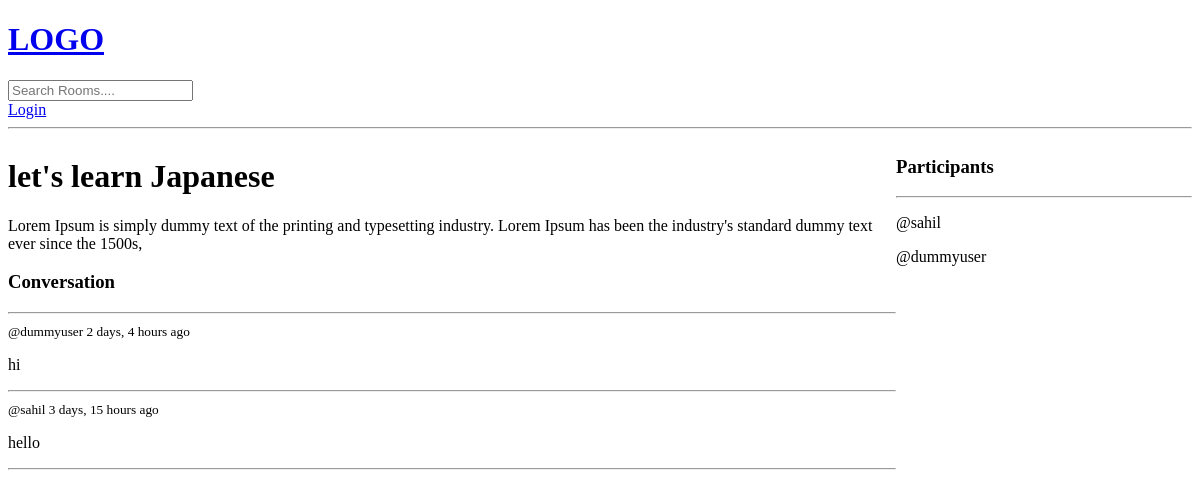
Page /room/1 on the earlier database version.
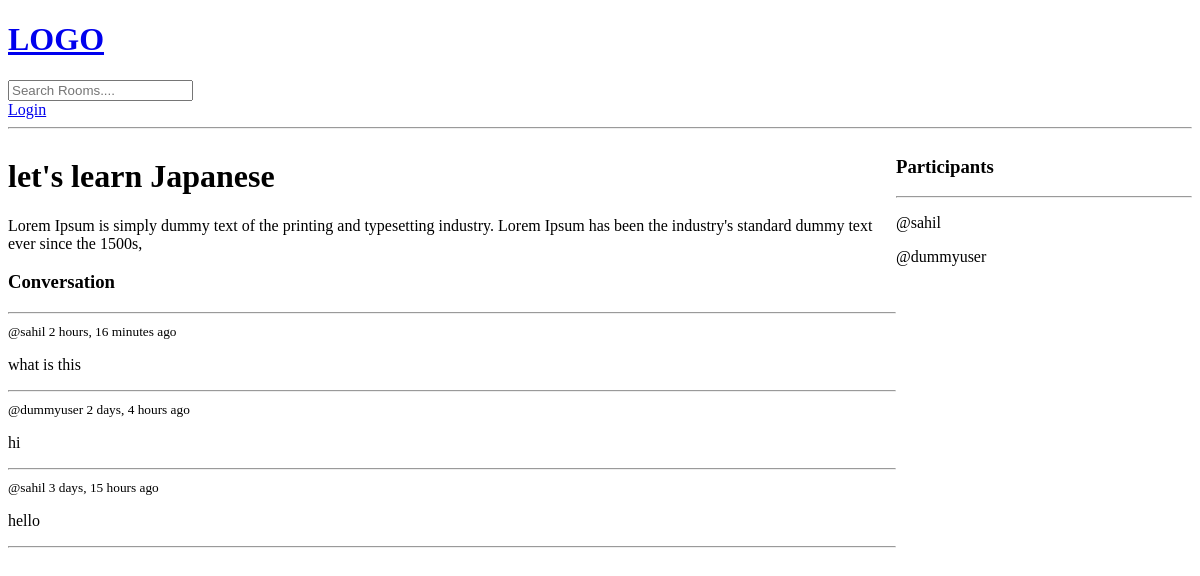
Same page on the later database version.
### base/models.py (models this page shows, shortened)
class Message(models.Model):
    user = models.ForeignKey(User, on_delete=models.CASCADE)
    room = models.ForeignKey(Room, on_delete=models.CASCADE)
    body = models.TextField()
    updated = models.DateTimeField(auto_now=True)
    created = models.DateTimeField(auto_now_add=True)
    class Meta:
        ordering = ['-updated','-created']

### base/views.py (the view, shortened to what this page needs)
# urls.py: path('room/<str:pk>',views.room,name="room"),
def room(request,pk):
    room = Room.objects.get(id=pk)
    room_messages = room.message_set.all()
    participants = room.participants.all()
    context = {'room':room, "room_messages":room_messages,'participants':participants }
    return render(request,"base/room.html",context)

### base/templates/base/room.html (shortened to what this page needs)
{% extends "main.html" %}
{% block content %}
  <div class="room-container">
    <div>
      <h1>{{room.name}}</h1>
      <p>{{room.description}}</p>
      <div class="comment-wrapper">
        <h3>Conversation</h3>
        <hr>
        {% for message in room_messages %}
        <div>
          <small>@{{message.user}} {{message.created|timesince}} ago</small>
          <p>{{message.body}}</p>
          <hr />
        </div>
        {% endfor %}
      </div>
    </div>
    <div>
      <h3>Participants</h3>
      <hr>
      {% for user in participants %}
      <div>
        <p>@{{user.username}}</p>
      </div>
      {% endfor %}
    </div>
  </div>
{% endblock content %}

Differences in the rows shown:
added Message: user "sahil", created "2 hours, 16 minutes", body "what is this"
